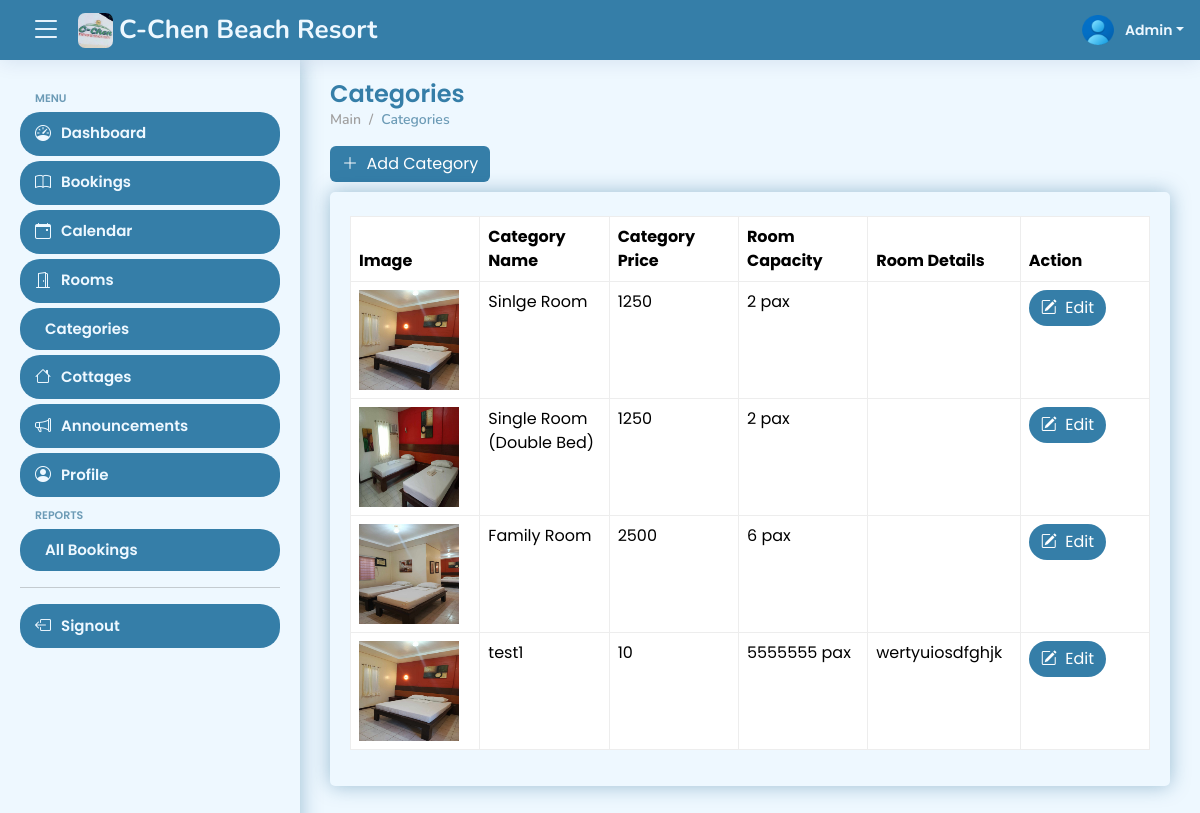
Screenshot of /views/admin/categories (signed in) with the database file from the repository.
### tables this page shows
CREATE TABLE IF NOT EXISTS `tbl_room_category` (
  `room_category_id` int NOT NULL AUTO_INCREMENT,
  `room_category_name` varchar(50) NOT NULL,
  `room_category_price` varchar(50) NOT NULL,
  `room_capacity` int NOT NULL,
  `room_details` text,
  `img_url` varchar(50) DEFAULT NULL,
  `availability_id` int NOT NULL,
  `created_at` datetime NOT NULL,
  `updated_at` datetime NOT NULL,
  PRIMARY KEY (`room_category_id`)
);

### views/admin/categories.php (the view, shortened to what this page needs)
<?php
include '../../config.php';
if (isset($_SESSION['id'])) {
?>
    <!DOCTYPE html>
    <html lang="en">
    <head>
        <?php include 'includes/head.php' ?>
    </head>
    <body>
        <?php include 'includes/header.php' ?>
        <?php include 'includes/aside.php' ?>
        <main id="main" class="main">
            <div class="pagetitle">
                <h1>Categories</h1>
                <nav>
                    <ol class="breadcrumb">
                        <li class="breadcrumb-item">Main</li>
                        <li class="breadcrumb-item active">Categories</li>
                    </ol>
                </nav>
                <a href="add-room-category.php">
                    <button class="btn btn-primary" type="button">
                        <i class="bi bi-plus-lg"></i>&nbsp; Add Category
                    </button>
                </a>
            </div>
            <section class="section dashboard mb-5">
                <div class="row">
                    <div class="col-lg-12">
                        <div class="card">
                            <div class="card-body">
                                <div class="table-responsive mt-4" id="data-table">
                                    <table class="table" id="paginateAllCategories">
                                        <col width="15%">
                                        <col width="15%">
                                        <col width="15%">
                                        <col width="15%">
                                        <col width="15%">
                                        <col width="15%">
                                        <thead>
                                            <tr>
                                                <th>Image</th>
                                                <th>Category Name</th>
                                                <th>Category Price</th>
                                                <th>Room Capacity</th>
                                                <th>Room Details</th>
                                                <th>Action</th>
                                            </tr>
                                        </thead>
                                        <tbody>
                                            <?php
                                            $stmt = $conn->prepare("SELECT * FROM tbl_room_category");
                                            $stmt->execute();
                                            $result = $stmt->get_result();
                                            while ($row = $result->fetch_assoc()) {
                                                $room_category_id = $row['room_category_id'];
                                                $room_category_name = $row['room_category_name'];
                                                $room_category_price = $row['room_category_price'];
                                                $room_capacity = $row['room_capacity'];
                                                $room_details = $row['room_details'];
                                                $img_url = $row['img_url'];
                                            ?>
                                                <tr>
                                                    <td>
                                                        <img src="../../rooms/<?= $img_url ?>" width="100" height="100" alt="">
                                                    </td>
                                                    <td><?= $room_category_name ?></td>
                                                    <td><?= $room_category_price ?></td>
                                                    <td><?= $room_capacity ?> pax</td>
                                                    <td><?= $room_details ?></td>
                                                    <td>
                                                        <a href="room-category-details.php?room_category_id=<?= $room_category_id ?>">
                                                            <button class="btn btn-primary rounded-5">
                                                                <i class="bi bi-pencil-square"></i>&nbsp; Edit
                                                            </button>
                                                        </a>
                                                    </td>
                                                </tr>
                                            <?php
                                            }
                                            ?>
                                        </tbody>
                                    </table>
                                </div>
                            </div>
                        </div>
                    </div>
                </div>
            </section>
        </main>
    </body>
    </html>
<?php
} else {
    header('Location: ../../signout.php');
    exit();
}
?>

### views/admin/includes/header.php (shortened to what this page needs)
<?php
include "../../config.php";
$id = $_SESSION['id'];
$stmt = $conn->prepare('SELECT * FROM tbl_admin WHERE id = ?');
$stmt->bind_param('i', $id);
$stmt->execute();
$result = $stmt->get_result();
$row = $result->fetch_assoc();
$img_url = $row['img_url'];
?>
<header id="header" class="header fixed-top d-flex align-items-center">
    <div class="d-flex align-items-center justify-content-between">
        <i class="bi bi-list toggle-sidebar-btn"></i>
        <a href="calendar" class="logo d-flex align-items-center mx-3">
            <img src="../../assets/img/logo.jpg" alt="Logo" style="border-radius: 7px;">
            <span class="d-none d-lg-block"><?php include '../../system-title.php' ?></span>
        </a>
    </div>
    <nav class="header-nav ms-auto">
        <ul class="d-flex align-items-center">
            <li class="nav-item dropdown pe-3">
                <a class="nav-link nav-profile d-flex align-items-center pe-0" href="#" data-bs-toggle="dropdown">
                    <img src="profile-pictures/<?= $img_url ?>" alt="Profile" style="width: 38px; height: 40px;" class="rounded-circle">
                    <span class="d-none d-md-block dropdown-toggle ps-2">Admin</span>
                </a>
            </li>
        </ul>
    </nav>
</header>

### assets/css/style.css (style rules this page uses)
:root { scroll-behavior: smooth; --accent-color: #357ea8; --primary-color: #6c9bb6; --secondary-color: #2c5f77; --box-shadow: 0px 0px 20px rgba(1, 80, 126, 0.356); --light-color: #eef8ff; --light-gray-color: #a09f9f; --gray-color: #444; --green-color: #006b00; --red-color: #a00000; --yellow-color: #b1b100; }
body { font-family: "Poppins", sans-serif; background: var(--light-color); color: var(--gray-color); }
a { color: var(--accent-color); text-decoration: none; }
h1, h2, h3, h4, h5, h6 { font-family: "Poppins", sans-serif; }
#main { margin-top: 60px; padding: 20px 30px; transition: all 0.3s; }
.pagetitle { margin-bottom: 10px; }
.pagetitle h1 { font-size: 24px; margin-bottom: 0; font-weight: 600; color: var(--accent-color); }
.card { margin-bottom: 30px; border: none; border-radius: 5px; box-shadow: var(--box-shadow); background-color: var(--light-color); }
.card-body { padding: 0 20px 20px 20px; }
.breadcrumb { font-size: 14px; font-family: "Nunito", sans-serif; color: var(--light-gray-color); font-weight: 600; }
.breadcrumb .breadcrumb-item::before { color: var(--light-gray-color); }
.breadcrumb .active { color: var(--primary-color); font-weight: 600; }
.logo { line-height: 1; }
.logo img { max-height: 35px; margin-right: 6px; }
.logo span { font-size: 26px; font-weight: 700; color: var(--light-color); font-family: "Nunito", sans-serif; }
.header { transition: all 0.5s; z-index: 997; height: 60px; box-shadow: 0px 2px 20px #0129701a; background-color: var(--accent-color); padding-left: 20px; }
.header .toggle-sidebar-btn { font-size: 32px; padding-left: 10px; cursor: pointer; color: var(--light-color); }
.header-nav ul { list-style: none; }
.header-nav>ul { margin: 0; padding: 0; }
.header-nav .nav-profile { color: var(--light-color); }
.header-nav .nav-profile img { max-height: 36px; }
.header-nav .nav-profile span { font-size: 14px; font-weight: 600; }
@media (min-width: 1200px) { #main, #footer { margin-left: 300px; } }

### views/admin/includes/head.php (style rules this page uses)
table, tbody, td, tfoot, th, thead, tr { border-color: #ededed !important; border-style: solid; border-width: 1px !important; }
.fc-daygrid-day-number, a { text-decoration: none; }
.btn-primary { background: #357ea8; border: none; }

### rows the page displays
tbl_room_category: img_url (picture), room_category_name "Sinlge Room", room_category_price "1250", room_capacity "2"
tbl_room_category: img_url (picture), room_category_name "Single Room (Double Bed)", room_category_price "1250", room_capacity "2"
tbl_room_category: img_url (picture), room_category_name "Family Room", room_category_price "2500", room_capacity "6"
tbl_room_category: img_url (picture), room_category_name "test1", room_category_price "10", room_capacity "5555555", room_details "wertyuiosdfghjk"
